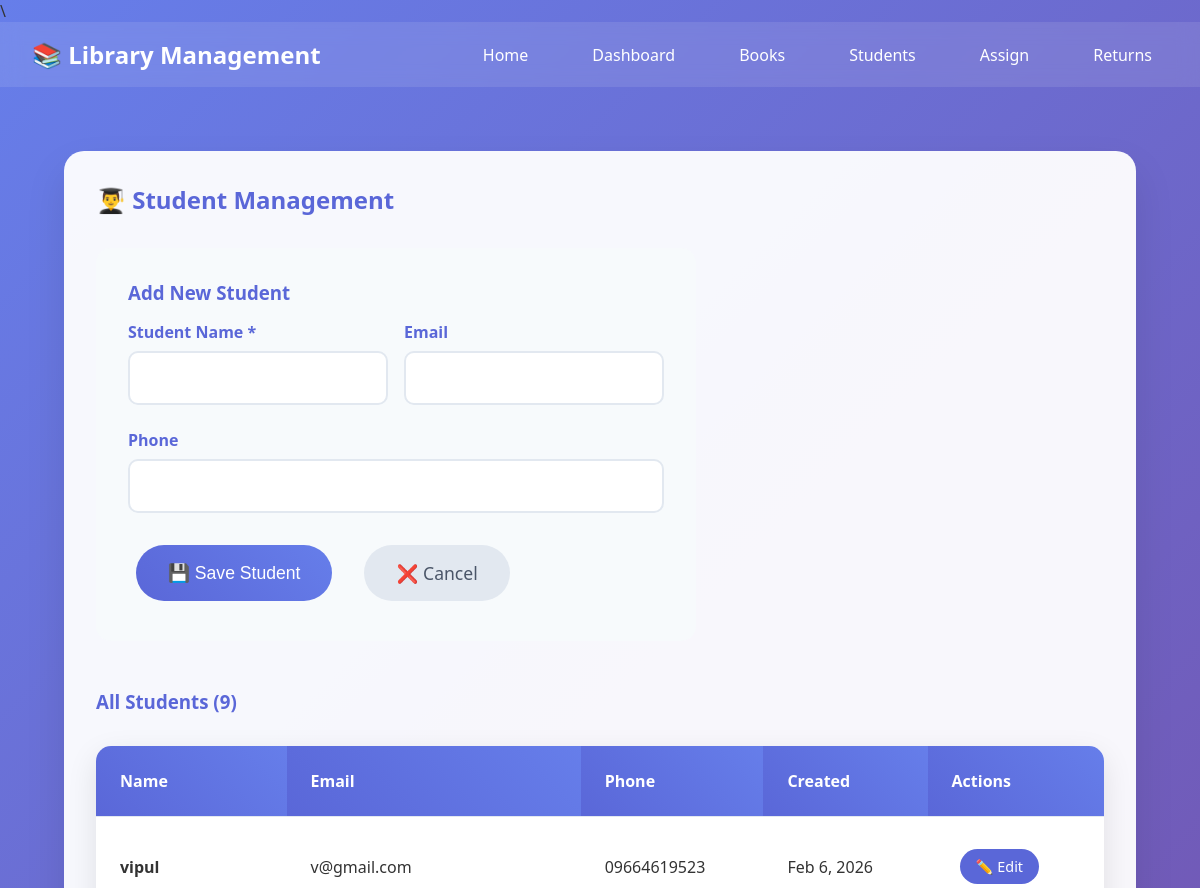
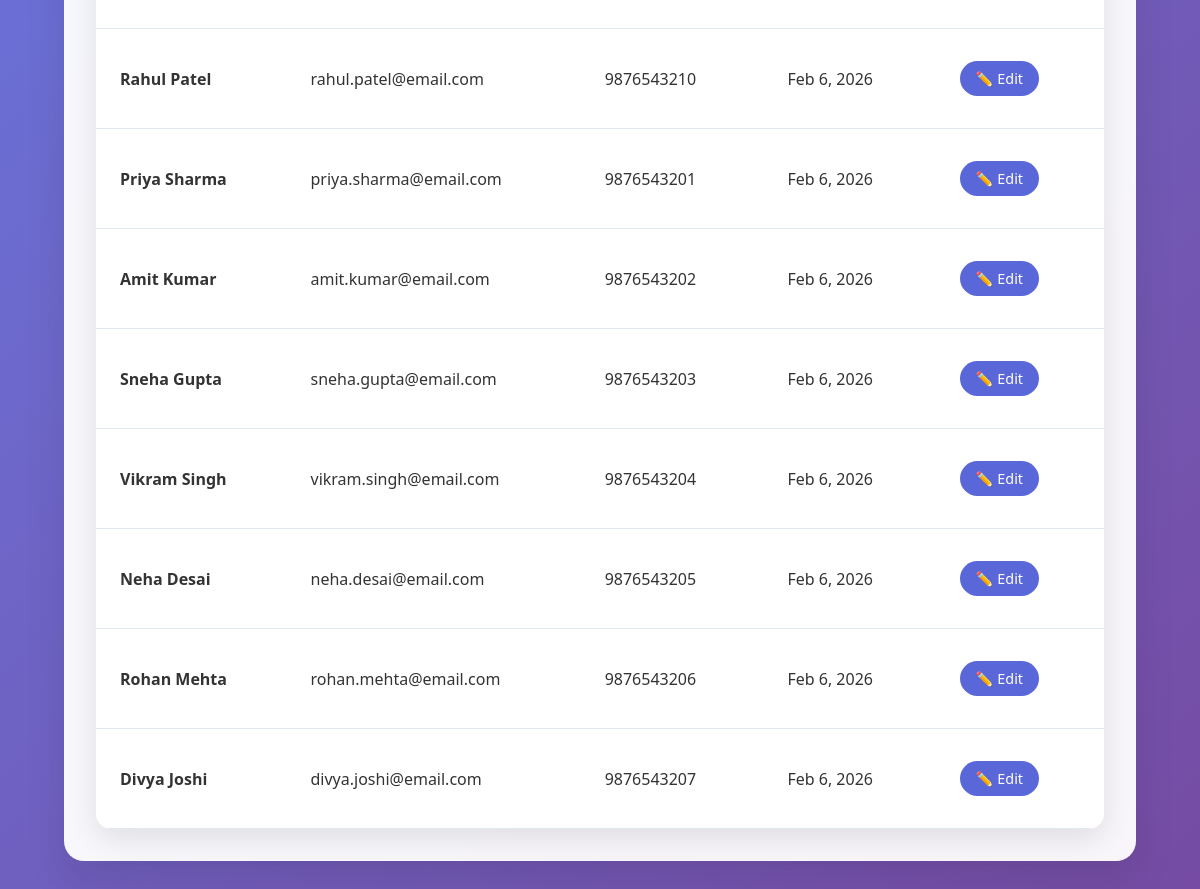
The page /live/students.php on the database its author committed (2 pictures, top to bottom).
### tables this page shows
CREATE TABLE `students` (
  `id` int(11) NOT NULL,
  `name` varchar(255) NOT NULL,
  `email` varchar(255) DEFAULT NULL,
  `phone` varchar(20) DEFAULT NULL,
  `created_at` timestamp NOT NULL DEFAULT current_timestamp()
);

### live/students.php (the view, shortened to what this page needs)
\<?php
include 'database.php';
include 'header.php';
$stmt = $pdo->query("SELECT * FROM students ORDER BY created_at DESC");
$students = $stmt->fetchAll();
?>
<div style="background: rgba(255,255,255,0.95); margin: 2rem; padding: 2rem; border-radius: 20px; box-shadow: 0 20px 40px rgba(0,0,0,0.1);">
    <h2 style="color: #5a67d8; margin-bottom: 2rem;">👨‍🎓 Student Management</h2>
    <?php
    $editStudent = null;
    ?>
    <form method="POST" style="max-width: 600px; margin-bottom: 3rem; background: #f7fafc; padding: 2rem; border-radius: 15px;">
        <?php if ($editStudent): ?>
            <input type="hidden" name="edit_id" value="<?php echo $editStudent['id']; ?>">
            <h3 style="color: #5a67d8; margin-bottom: 1rem;">Edit Student</h3>
        <?php else: ?>
            <h3 style="color: #5a67d8; margin-bottom: 1rem;">Add New Student</h3>
        <?php endif; ?>
        <div class="form-row">
            <div class="form-group">
                <label>Student Name *</label>
                <input type="text" name="name" value="<?php echo $editStudent['name'] ?? ''; ?>" required>
            </div>
            <div class="form-group">
                <label>Email</label>
                <input type="email" name="email" value="<?php echo $editStudent['email'] ?? ''; ?>">
            </div>
        </div>
        <div class="form-group">
            <label>Phone</label>
            <input type="text" name="phone" value="<?php echo $editStudent['phone'] ?? ''; ?>">
        </div>
        <div style="display: flex; gap: 1rem;">
            <button type="submit" class="btn btn-primary">💾 Save Student</button>
            <a href="students.php" class="btn" style="background: #e2e8f0; color: #4a5568;">❌ Cancel</a>
        </div>
    </form>
    <h3 style="color: #5a67d8; margin: 2rem 0 1rem 0;">All Students (<?php echo count($students); ?>)</h3>
    <table>
        <thead>
            <tr>
                <th>Name</th>
                <th>Email</th>
                <th>Phone</th>
                <th>Created</th>
                <th>Actions</th>
            </tr>
        </thead>
        <tbody>
            <?php foreach ($students as $student): ?>
            <tr>
                <td style="font-weight: 600;"><?php echo htmlspecialchars($student['name']); ?></td>
                <td><?php echo htmlspecialchars($student['email'] ?? 'No email'); ?></td>
                <td><?php echo htmlspecialchars($student['phone'] ?? 'No phone'); ?></td>
                <td><?php echo date('M j, Y', strtotime($student['created_at'])); ?></td>
                <td>
                    <a href="?edit=<?php echo $student['id']; ?>" class="btn"
                       style="padding: 0.5rem 1rem; font-size: 0.9rem; background: #5a67d8; color: white;">
                        ✏️ Edit
                    </a>
                </td>
            </tr>
            <?php endforeach; ?>
        </tbody>
    </table>
</div>
<?php include 'footer.php'; ?>

### live/header.php (style rules this page uses)
* { margin: 0; padding: 0; box-sizing: border-box; }
body { font-family: 'Segoe UI', Tahoma, Geneva, Verdana, sans-serif; background: linear-gradient(135deg, #667eea 0%, #764ba2 100%); min-height: 100vh; color: #333; }
.btn { padding: 1rem 2rem; border: none; border-radius: 50px; font-size: 1.1rem; cursor: pointer; transition: all 0.3s; text-decoration: none; display: inline-block; margin: 0.5rem; }
.btn-primary { background: linear-gradient(45deg, #5a67d8, #667eea); color: white; }
.form-group { margin-bottom: 1.5rem; }
label { display: block; margin-bottom: 0.5rem; font-weight: 600; color: #5a67d8; }
input, select, textarea { width: 100%; padding: 1rem; border: 2px solid #e2e8f0; border-radius: 10px; font-size: 1rem; transition: border-color 0.3s; }
.form-row { display: grid; grid-template-columns: 1fr 1fr; gap: 1rem; }
table { width: 100%; border-collapse: collapse; margin-top: 2rem; background: white; border-radius: 15px; overflow: hidden; box-shadow: 0 10px 30px rgba(0,0,0,0.1); }
th, td { padding: 1.5rem; text-align: left; border-bottom: 1px solid #e2e8f0; }
th { background: linear-gradient(45deg, #5a67d8, #667eea); color: white; font-weight: 600; }

### rows shown on the page
students: name "vipul", email "v@gmail.com", phone "09664619523", created_at "Feb 6, 2026"
students: name "Rahul Patel", email "rahul.patel@email.com", phone "9876543210", created_at "Feb 6, 2026"
students: name "Priya Sharma", email "priya.sharma@email.com", phone "9876543201", created_at "Feb 6, 2026"
students: name "Amit Kumar", email "amit.kumar@email.com", phone "9876543202", created_at "Feb 6, 2026"
students: name "Sneha Gupta", email "sneha.gupta@email.com", phone "9876543203", created_at "Feb 6, 2026"
students: name "Vikram Singh", email "vikram.singh@email.com", phone "9876543204", created_at "Feb 6, 2026"
students: name "Neha Desai", email "neha.desai@email.com", phone "9876543205", created_at "Feb 6, 2026"
students: name "Rohan Mehta", email "rohan.mehta@email.com", phone "9876543206", created_at "Feb 6, 2026"
students: name "Divya Joshi", email "divya.joshi@email.com", phone "9876543207", created_at "Feb 6, 2026"

### other values the page prints
count($students) "9"
